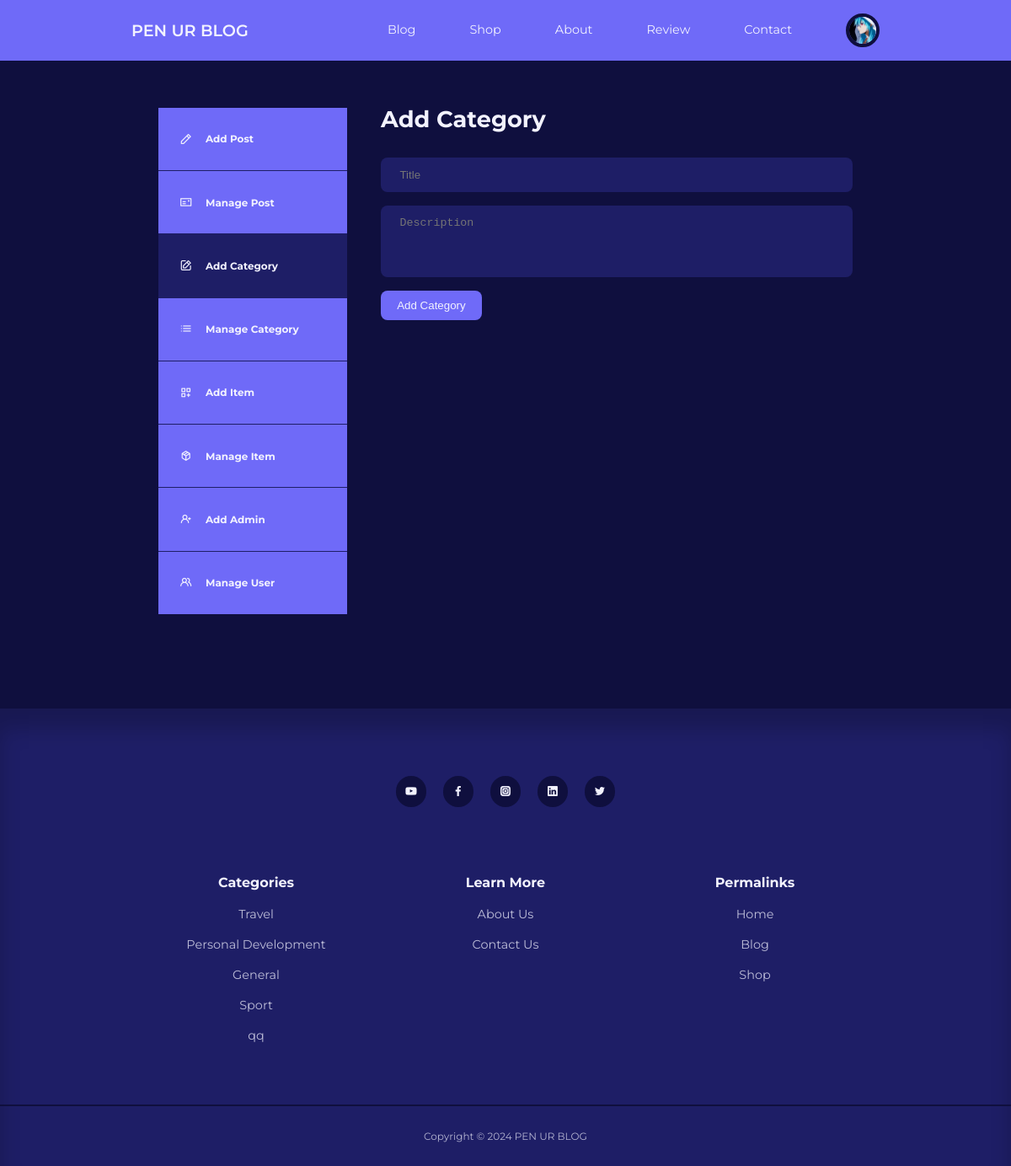
The app's page /blog/admin/add-category.php (signed in) with its own data.
### tables this page shows
CREATE TABLE `users` (
  `id` int(11) UNSIGNED NOT NULL,
  `username` varchar(50) NOT NULL,
  `email` varchar(100) NOT NULL,
  `password` varchar(255) NOT NULL,
  `avatar` varchar(255) NOT NULL,
  `is_admin` tinyint(1) NOT NULL,
  `bio` varchar(255) NOT NULL,
  `reset_token_hash` varchar(64) DEFAULT NULL,
  `reset_token_expires_at` datetime DEFAULT NULL
);

CREATE TABLE `categories` (
  `id` int(11) UNSIGNED NOT NULL,
  `title` varchar(50) NOT NULL,
  `description` text NOT NULL
);

### blog/admin/partials/header.php (called while the page is built, shortened)
<?php
require '../partials/header.php';

### blog/admin/add-category.php (the view, shortened to what this page needs)
<?php
include 'partials/header.php';
$title = $_SESSION['add-category-data']['title'] ?? null;
$description = $_SESSION['add-category-data']['description'] ?? null;
?>
<section class="dashboard">
    <div class="container dashboard__container">
        <aside>
            <ul>
                <li>
                    <a href="add-post.php"><i class="uil uil-pen"></i>
                    <h5>Add Post</h5>
                    </a>
                </li>
                <li>
                    <a href="index.php"><i class="uil uil-postcard"></i>
                    <h5>Manage Post</h5>
                    </a>
                </li>
                <li>
                    <a href="add-category.php" class="active"><i class="uil uil-edit"></i>
                    <h5>Add Category</h5>
                    </a>
                </li>
                <?php if (isset($_SESSION['user_is_admin'])) : ?>
                    <li>
                        <a href="manage-categories.php"><i class="uil uil-list-ul"></i>
                        <h5>Manage Category</h5>
                        </a>
                    </li>
                    <li>
                        <a href="add-item.php"><i class="uil uil-create-dashboard"></i>
                        <h5>Add Item</h5>
                        </a>
                    </li>
                    <li>
                        <a href="manage-item.php"><i class="uil uil-box"></i>
                        <h5>Manage Item</h5>
                        </a>
                    </li>
                    <li>
                        <a href="add-user.php"><i class="uil uil-user-plus"></i>
                        <h5>Add Admin</h5>
                        </a>
                    </li>
                    <li>
                        <a href="manage-users.php"><i class="uil uil-users-alt"></i>
                        <h5>Manage User</h5>
                        </a>
                    </li>
                <?php endif ?>
            </ul>
        </aside>
        <main>
        <h2>Add Category</h2>
            <form action="<?= ROOT_URL ?>admin/add-category-logic.php" method="POST">
                <input type="text" value="<?= $title ?>" name="title" placeholder="Title">
                <textarea rows="4" value="<?= $description ?>" name="description" placeholder="Description"></textarea>
                <button type="submit" name="submit" class="btn">Add Category</button>
            </form>
        </main>
    </div>
</section>
<?php
include '../partials/footer.php';
?>

### blog/partials/header.php (shortened to what this page needs)
<?php
require 'config/database.php';
if (isset($_SESSION['user-id'])) {
    $id = filter_var($_SESSION['user-id'], FILTER_SANITIZE_NUMBER_INT);
    $query = "SELECT * FROM users WHERE id=$id";
    $result = mysqli_query($connection, $query);
    $user = mysqli_fetch_assoc($result);
}
?>
<!DOCTYPE html>
<html lang="en">
<head>
    <link rel="stylesheet" href="<?= ROOT_URL ?>css/style.css">
    <link rel="stylesheet" href="https://unicons.iconscout.com/release/v4.0.0/css/line.css">
</head>
<body>
    <nav>
        <div class="container nav__container">
            <a href="<?= ROOT_URL ?>" class="nav__logo">PEN UR BLOG</a>
            <ul class="nav__items">
                <li><a href="<?= ROOT_URL ?>blog.php">Blog</a></li>
                <li><a href="<?= ROOT_URL ?>shop.php">Shop</a></li>
                <li><a href="<?= ROOT_URL ?>about.php">About</a></li>
                <li><a href="<?= ROOT_URL ?>review.php">Review</a></li>
                <li><a href="<?= ROOT_URL ?>contact.php">Contact</a></li>
                <?php if (isset($_SESSION['user-id'])) : ?>
                    <li class="nav__profile">
                        <div class="avatar">
                            <img src="<?= ROOT_URL . 'images/' . $user['avatar'] ?>">
                        </div>
                    </li>
                <?php else : ?>
                    <li><a href="<?= ROOT_URL ?>signin.php">LogIn</a></li>
                <?php endif ?>
            </ul>
        </div>
    </nav>

### blog/partials/footer.php (shortened to what this page needs)
<?php
$category_query = "SELECT * FROM categories ORDER BY RAND() LIMIT 5";
$category_result = mysqli_query($connection, $category_query);
?>
<footer>
        <div class="footer__socials">
            <a href="https://youtube.com/egatortutorials" target="_blank"><i class="uil uil-youtube"></i></a>
            <a href="https://facebook.com" target="_blank"><i class="uil uil-facebook-f"></i></a>
            <a href="https://instagram.com" target="_blank"><i class="uil uil-instagram-alt"></i></a>
            <a href="https://linkedin.com" target="_blank"><i class="uil uil-linkedin"></i></a>
            <a href="https://twitter.com" target="_blank"><i class="uil uil-twitter"></i></a>
        </div>
        <div class="container footer__container">
            <article>
                <h4>Categories</h4>
                <ul>
                    <?php while ($category = mysqli_fetch_assoc($category_result)): ?>
                        <li><a href="<?= ROOT_URL ?>category-posts.php?id=<?= $category['id'] ?>"><?= $category['title']     ?></a></li>
                    <?php endwhile ?>
                </ul>
            </article>
            <article>
                <h4>Learn More</h4>
                <ul>
                    <li><a href="about.php">About Us</a></li>
                    <li><a href="contact.php">Contact Us</a></li>
                </ul>
            </article>
            <article>
                <h4>Permalinks</h4>
                <ul>
                    <li><a href="index.php">Home</a></li>
                    <li><a href="blog.php">Blog</a></li>
                    <li><a href="shop.php">Shop</a></li>
                </ul>
            </article>
        </div>
        <div class="footer__copyright">
            <small>Copyright &copy; 2024 PEN UR BLOG</small>
        </div>
    </footer>
</body>
</html>

### blog/css/style.css (style rules this page uses)
:root { --color-primary: #6f6af8; --color-primary-light: hsl(242, 91%, 69%, 18%); --color-primary-variant: #5854c7; --color-red: #da0f3f; --color-red-light: hsl(346, 87%, 46%, 15%); --color-green: #00c476; --color-green-light: hsl(156, 100%, 38%, 15%); --color-gray-900: #1e1e66; --color-gray-700: #2d2b7c; --color-gray-300: rgba(242, 242, 254, 0.3); --color-gray-200: rgba(242, 242, 254, 0.7); --color-white: #f2f2fe; --color-bg: #0f0f3e; --transition: all 300ms ease; --container-width-lg: 74%; --container-width-md: 88%; --form-width: 40%; --card-border-radius-1: 0.3rem; --card-border-radius-2: 0.5rem; --card-border-radius-3: 0.8rem; --card-border-radius-4: 2rem; --card-border-radius-5: 5rem; }
* { margin: 0; padding: 0; outline: 0; border: 0; appearance: 0; list-style: none; text-decoration: none; box-sizing: border-box; }
body { font-family: 'Montserrat', sans-serif; line-height: 1.6; color: var(--color-gray-200); overflow-x: hidden; background: var(--color-bg); font-size: 0.9em; }
.container { width: var(--container-width-lg); max-width: 1800px; margin-inline: auto; }
section { margin-top: 3rem; width: 100vw; }
h1, h2, h3, h4, h5 { color: var(--color-white); line-height: 1.3; }
h2 { font-size: 1.7rem; margin: 1rem 0; }
h4 { font-size: 1rem; }
a { color: var(--color-white); transition: var(--transition); }
img { display: block; width: 100%; object-fit: cover; }
nav { background: var(--color-primary); width: 100vw; height: 4.5rem; position: fixed; top: 0; z-index: 10; box-shadow: 0 1rem 1rem rgba(0, 0, 0, 0, 2); }
.nav__container { height: 100%; display: flex; align-items: center; justify-content: space-between; }
.avatar { width: 2.5rem; height: 2.5rem; border-radius: 50%; overflow: hidden; border: 0.3rem solid var(--color-bg); }
.nav__logo { font-weight: 600; font-size: 1.2rem; }
.nav__items { display: flex; align-items: center; gap: 4rem; }
.nav__profile { position: relative; cursor: pointer; }
footer { background: var(--color-gray-900); padding: 5rem 0 0; box-shadow: inset 0 1.5rem 1.5rem rgba(0, 0, 0, 0.2); }
.footer__socials { margin-inline: auto; width: fit-content; margin-bottom: 5rem; display: flex; justify-content: space-between; align-items: center; gap: 1.2rem; }
.footer__socials a { background: var(--color-bg); border-radius: 50%; width: 2.3rem; height: 2.3rem; display: flex; align-items: center; justify-content: center; }
.footer__container { display: grid; grid-template-columns: repeat(3, 1fr); text-align: center; }
footer h4 { color: var(--color-white); margin-bottom: 0.6rem; }
footer ul li { padding: 0.4rem 0; }
footer ul a { opacity: 0.75; }
.footer__copyright { text-align: center; padding: 1.5rem 0; border-top: 2px solid var(--color-bg); margin-top: 4rem; }
.btn { display: inline-block; width: fit-content; padding: 0.6rem 1.2rem; background-color: var(--color-primary); border-radius: var(--card-border-radius-2); cursor: pointer; transition: var(--transition); color: var(--color-white); }
form { display: flex; flex-direction: column; gap: 1rem; }
input, textarea, select { padding: 0.8rem 1.4rem; background-color: var(--color-gray-900); border-radius: var(--card-border-radius-2); resize: none; color: var(--color-white); }
.dashboard { margin-top: 6rem; }
.dashboard__container { display: grid; grid-template-columns: 14rem auto; gap: 1rem; background-color: #0f0f3e; padding: 2rem; margin-bottom: 5rem; }
.dashboard aside a { background-color: var(--color-primary); display: flex; gap: 1rem; align-items: center; padding: 1.6rem; }
.dashboard aside ul li:not(:last-child) a { border-bottom: 1px solid var(--color-gray-900); }
.dashboard aside a.active { background-color: var(--color-gray-900); }
.dashboard main { margin-left: 1.5rem; }
.dashboard main h2 { margin: 0 0 2rem 0; line-height: 1; }

### records on screen
users: avatar (picture)
categories: title "Travel"
categories: title "Personal Development"
categories: title "General"
categories: title "Sport"
categories: title "qq"
